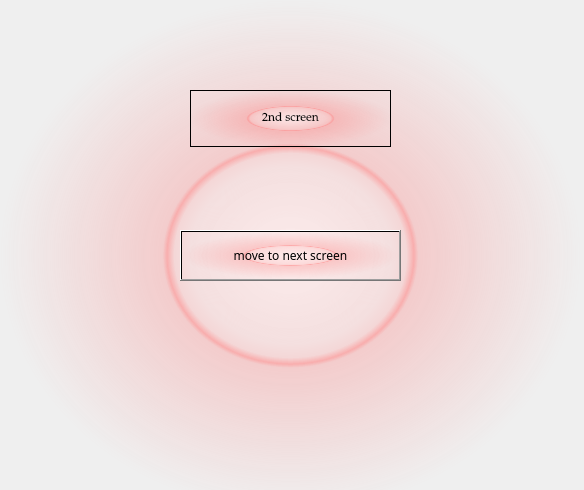
<?xml version="1.0" encoding="UTF-8"?>
<ui version="4.0">
 <class>Dialog</class>
 <widget class="QDialog" name="Dialog">
  <property name="geometry">
   <rect>
    <x>0</x>
    <y>0</y>
    <width>584</width>
    <height>490</height>
   </rect>
  </property>
  <property name="windowTitle">
   <string>Dialog</string>
  </property>
  <widget class="QWidget" name="widget" native="true">
   <property name="geometry">
    <rect>
     <x>0</x>
     <y>0</y>
     <width>581</width>
     <height>511</height>
    </rect>
   </property>
   <property name="cursor">
    <cursorShape>ArrowCursor</cursorShape>
   </property>
   <property name="styleSheet">
    <string notr="true">background-color: qradialgradient(spread:pad, cx:0.5, cy:0.5, radius:0.5, fx:0.5, fy:0.5, stop:0 rgba(255, 235, 235, 206), stop:0.35 rgba(255, 188, 188, 80), stop:0.4 rgba(255, 162, 162, 80), stop:0.425 rgba(255, 132, 132, 156), stop:0.44 rgba(252, 128, 128, 80), stop:1 rgba(255, 255, 255, 0));</string>
   </property>
   <widget class="QLabel" name="label">
    <property name="geometry">
     <rect>
      <x>190</x>
      <y>90</y>
      <width>201</width>
      <height>57</height>
     </rect>
    </property>
    <property name="minimumSize">
     <size>
      <width>100</width>
      <height>57</height>
     </size>
    </property>
    <property name="font">
     <font>
      <family>Palatino Linotype</family>
     </font>
    </property>
    <property name="frameShape">
     <enum>QFrame::Panel</enum>
    </property>
    <property name="text">
     <string>2nd screen</string>
    </property>
    <property name="scaledContents">
     <bool>false</bool>
    </property>
    <property name="alignment">
     <set>Qt::AlignCenter</set>
    </property>
   </widget>
   <widget class="QPushButton" name="loginbutton">
    <property name="geometry">
     <rect>
      <x>180</x>
      <y>230</y>
      <width>221</width>
      <height>51</height>
     </rect>
    </property>
    <property name="font">
     <font>
      <family>Viner Hand ITC</family>
     </font>
    </property>
    <property name="cursor">
     <cursorShape>PointingHandCursor</cursorShape>
    </property>
    <property name="text">
     <string>move to next screen</string>
    </property>
   </widget>
  </widget>
 </widget>
 <resources/>
 <connections/>
</ui>
